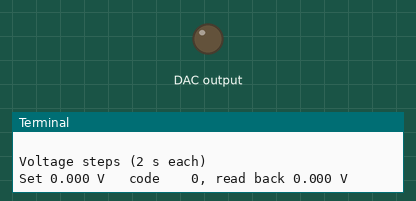
This program was run on a simulated Raspberry Pi (BCM pin numbers). Parts: output pins drawn as LEDs (lit = HIGH), the last lines printed to the terminal. Library files of the repository ran but are not shown: mcp4725.py. At 26.0 s the program stops and its outputs stay as they are.

Above: at 0.1 s.
At 2.1 s:
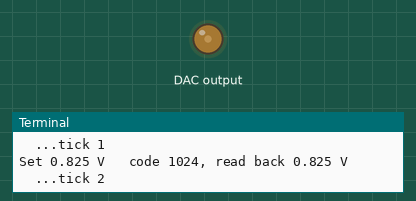
At 8.1 s:
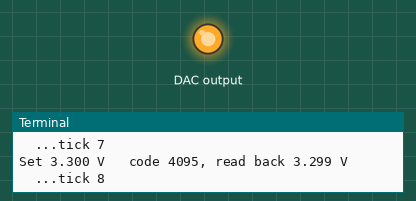
At 20.1 s:
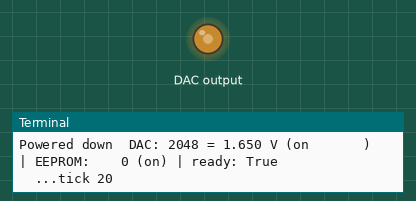
Timing chart, 0 to 27.5 s (numbered marks = the images above):
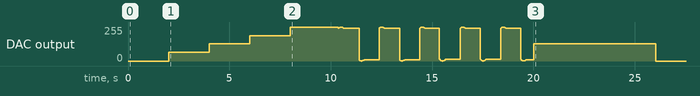

Measured:
- by itself, DAC output: 0/255 → 64/255 at 2.0 s, → 128/255 2.0 s later, → 191/255 2.0 s later, → 255/255 2.0 s later, … (149 changes in this stretch)

The program:

mcp4725_test.py
```python
# Demo / test for the MCP4725 driver on a Raspberry Pi (I2C bus 1).
# Watch VOUT with a multimeter, or wire an LED + 330 Ω resistor from VOUT to GND to see the sine wave "breathe".
# A background "heartbeat" task keeps ticking while the DAC works, showing that the driver never blocks the event loop.

import asyncio
import math
import time

from mcp4725 import MCP4725

VREF = 3.3                      # the board's VDD, which is also the DAC reference
STEP_DELAY = 2.0                # seconds to hold each voltage step, long enough to read a multimeter
WAVE_HZ = 0.5                   # sine-wave frequency, slow enough to follow on an LED
WAVE_SECONDS = 10               # length of the sine-wave demo
WRITE_EEPROM = False            # True stores mid-scale (the factory default) as the power-up value

PD_NAMES = {0: "on", 1: "off, 1k", 2: "off, 100k", 3: "off, 500k"}


def show(dac, label, s):
    print(f"{label:<13} DAC: {s.code:4d} = {dac.code_to_volts(s.code):.3f} V ({PD_NAMES[s.power_down]:<9}) | "
          f"EEPROM: {s.eeprom_code:4d} ({PD_NAMES[s.eeprom_power_down]}) | ready: {s.ready}")


async def heartbeat():
    """Ticks once a second to show the loop stays responsive while the DAC is busy."""
    n = 0
    while True:
        await asyncio.sleep(1)
        n += 1
        print(f"  ...tick {n}")


async def sine_wave(dac, hz, seconds):
    """Write a sine wave, with the phase taken from the clock so loop delays don't change the frequency."""
    start = time.monotonic()
    n = 0
    while (t := time.monotonic() - start) < seconds:
        await dac.fast_write(round((1 + math.sin(2 * math.pi * hz * t)) / 2 * dac.MAX_CODE))
        n += 1
        await asyncio.sleep(0.005)              # about 200 updates per second
    return n


async def main():
    async with MCP4725(bus=1, vref=VREF) as dac:
        show(dac, "At start", await dac.read())

        ticker = asyncio.create_task(heartbeat())

        # Voltage steps: the top step clamps to code 4095 = VREF × 4095/4096
        print(f"\nVoltage steps ({STEP_DELAY:.0f} s each)")
        for volts in (0, VREF / 4, VREF / 2, 3 * VREF / 4, VREF):
            code = await dac.set_voltage(volts)
            print(f"Set {volts:.3f} V   code {code:4d}, read back {await dac.get_voltage():.3f} V")
            await asyncio.sleep(STEP_DELAY)

        print(f"\nSine wave ({WAVE_HZ} Hz for {WAVE_SECONDS} s)")
        n = await sine_wave(dac, WAVE_HZ, WAVE_SECONDS)
        print(f"{n} updates, {n / WAVE_SECONDS:.0f} per second")

        # Power-down: VOUT drops to 0 V through each resistor, then comes back at mid-scale
        print(f"\nPower-down modes ({STEP_DELAY:.0f} s each)")
        await dac.set_voltage(VREF / 2)
        for mode in (dac.PD_1K, dac.PD_100K, dac.PD_500K):
            await dac.power_down(mode)
            show(dac, "Powered down", await dac.read())
            await asyncio.sleep(STEP_DELAY)
        await dac.power_up()
        show(dac, "Powered up", await dac.read())

        if WRITE_EEPROM:
            print("\nEEPROM write (25–50 ms)")
            await dac.set_code(2048, persist=True)
            show(dac, "Stored", await dac.read())

        await dac.set_code(0)
        ticker.cancel()
    print("\nDone, output left at 0 V.")


if __name__ == "__main__":
    asyncio.run(main())
```
